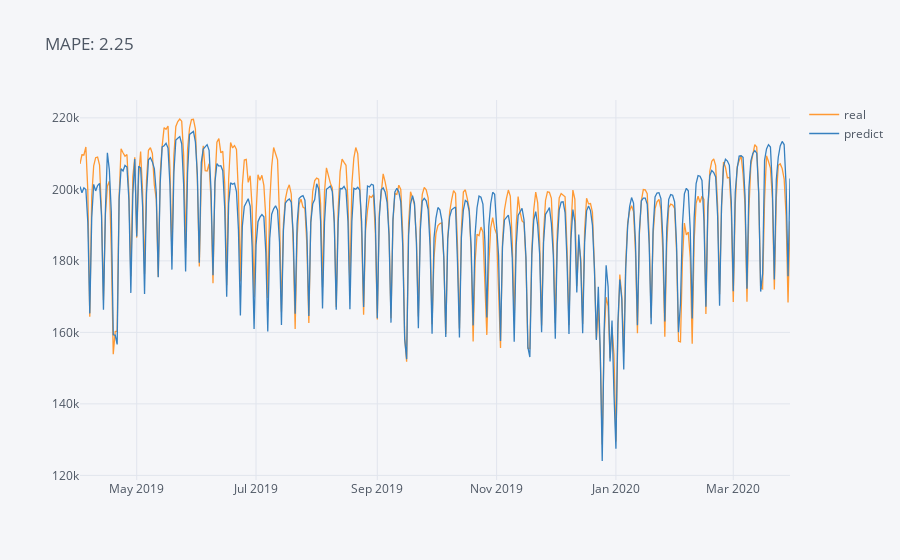

Notebook code for this chart:
### Code cell
mape_ = jp[[*jp.keys()][-1]].error.mean()*100
jp[[*jp.keys()][-1]][["real", "predict"]].iplot(title = f"MAPE: {mape_:.2f}")

### Figure 1 — Plotly figure (JSON) as saved in the notebook; plotly's stock layout.template omitted (floating-point values rounded to 4 significant figures; data arrays with more than 128 entries replaced by an {"elided": "..."} marker saying what was removed)
{"data": [{"line": {"color": "rgba(255, 153, 51, 1.0)", "dash": "solid", "shape": "linear", "width": 1.3}, "mode": "lines", "name": "real", "text": "", "type": "scatter", "x": {"elided": "364 str values"}, "y": {"elided": "364 float values"}}, {"line": {"color": "rgba(55, 128, 191, 1.0)", "dash": "solid", "shape": "linear", "width": 1.3}, "mode": "lines", "name": "predict", "text": "", "type": "scatter", "x": {"elided": "364 str values"}, "y": {"elided": "364 float values"}}], "layout": {"legend": {"bgcolor": "#F5F6F9", "font": {"color": "#4D5663"}}, "paper_bgcolor": "#F5F6F9", "plot_bgcolor": "#F5F6F9", "title": {"font": {"color": "#4D5663"}, "text": "MAPE: 2.25"}, "xaxis": {"gridcolor": "#E1E5ED", "showgrid": true, "tickfont": {"color": "#4D5663"}, "title": {"font": {"color": "#4D5663"}, "text": ""}, "zerolinecolor": "#E1E5ED"}, "yaxis": {"gridcolor": "#E1E5ED", "showgrid": true, "tickfont": {"color": "#4D5663"}, "title": {"font": {"color": "#4D5663"}, "text": ""}, "zerolinecolor": "#E1E5ED"}}}
